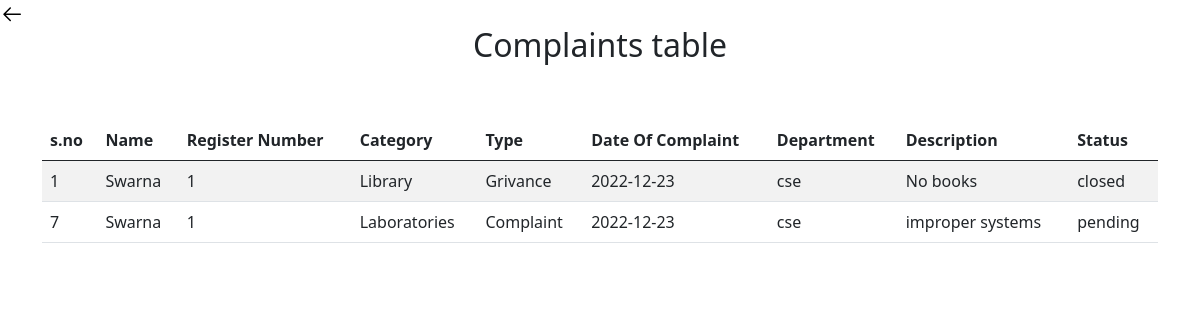
The page /student/viewcom.php (signed in) on the database its author committed.
### tables this page shows
CREATE TABLE `complaint` (
  `sno` int(100) NOT NULL,
  `name` varchar(100) NOT NULL,
  `id` varchar(100) NOT NULL,
  `cat` varchar(100) NOT NULL,
  `type` varchar(100) NOT NULL,
  `dateof` date NOT NULL,
  `description` varchar(1000) NOT NULL,
  `dept` varchar(100) NOT NULL,
  `filename` varchar(1000) NOT NULL,
  `status` varchar(100) NOT NULL,
  `access` varchar(100) NOT NULL DEFAULT 'C'
);

### student/viewcom.php (the view, shortened to what this page needs)
    <?php
  include 'conn.php';
  ?>
<!DOCTYPE html>
<html lang="en">
<head>
    <link href="https://cdn.jsdelivr.net/npm/bootstrap@5.0.2/dist/css/bootstrap.min.css" rel="stylesheet">
</head>
<body>
<a href="userdash.php">
<svg xmlns="http://www.w3.org/2000/svg" viewBox="0 0 24 24" width="24" height="24"><path d="M10.78 19.03a.75.75 0 01-1.06 0l-6.25-6.25a.75.75 0 010-1.06l6.25-6.25a.749.749 0 011.275.326.749.749 0 01-.215.734L5.81 11.5h14.44a.75.75 0 010 1.5H5.81l4.97 4.97a.75.75 0 010 1.06z"></path></svg></a>
  <center>
    <h2>Complaints table</h2>
</center>
<br><br>
    <?php
    $name=$_SESSION["name"];
    $res=mysqli_query($link,"select * from complaint where name='$name'");
    $count=mysqli_num_rows($res);
    if($count==0){
        echo `<h1>U have no complaints</h1>`;
    }
    else {
        ?>
        <div class="container">
<table class="table table-striped table-hover">
  <thead>
    <tr>
    <th scope="col">s.no</th>
      <th scope="col">Name</th>
      <th scope="col">Register Number</th>
      <th scope="col">Category</th>
      <th scope="col">Type</th>
      <th scope="col">Date Of Complaint</th>
      <th scope="col">Department</th>
      <th scope="col">Description</th>
      <th scope="col">Status</th>
    </tr>
  </thead>
  <tbody>
    <?php
    while($values=mysqli_fetch_array($res))
    {
        echo "<tr>";
        echo "<td>";    echo " $values[sno] ";   echo "</td>";
            echo "<td>";    echo " $values[name] ";   echo "</td>";
            echo "<td>";    echo " $values[id] ";   echo "</td>";
            echo "<td>";    echo " $values[cat] ";   echo "</td>";
            echo "<td>";    echo " $values[type] ";   echo "</td>";
            echo "<td>";    echo " $values[dateof] ";   echo "</td>";
            echo "<td>";    echo " $values[dept] ";   echo "</td>";
            echo "<td>";    echo " $values[description] ";   echo "</td>";
            echo "<td>";    echo " $values[status] ";   echo "</td>";
            echo "</tr>";
    }
    ?>
        <?php
    }
    ?>
    </div>
</body>
</html>

### student/viewcom.php (style rules this page uses)
body { background-image: url('../bg.jpg'); }

### rows shown on the page
complaint: sno "1", name "Swarna", id "1", cat "Library", type "Grivance", dateof "2022-12-23", dept "cse", description "No books", status "closed"
complaint: sno "7", name "Swarna", id "1", cat "Laboratories", type "Complaint", dateof "2022-12-23", dept "cse", description "improper systems", status "pending"
